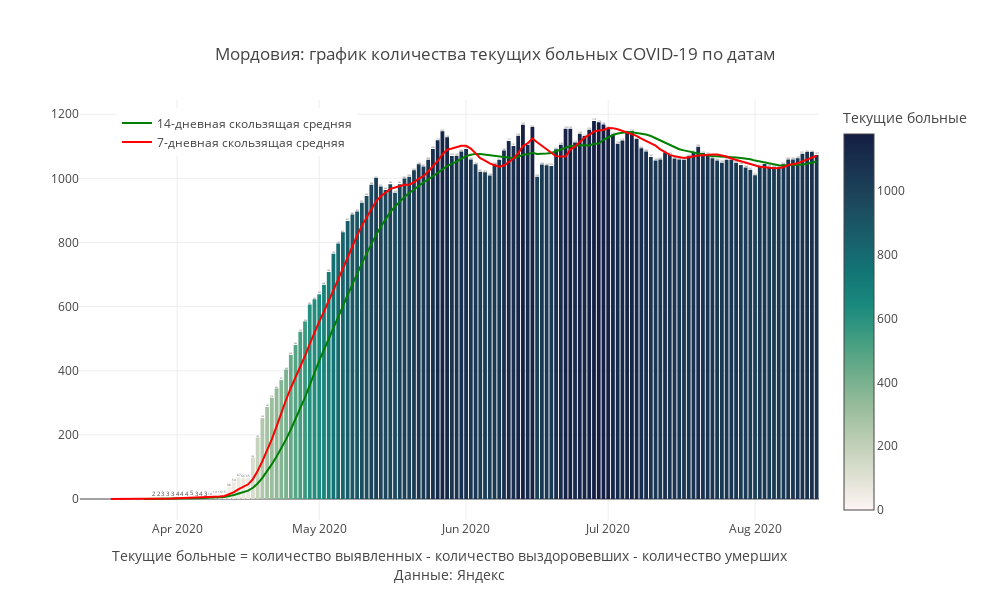

The notebook cell saved with this chart:
### Code cell
mask = X.Region ==my_region
#mask = (X.Date>'2020-05-01')&(X.Region.isin(regions_towatch))

fig = px.bar(X[mask], x='Date', y="Remaining_ill",color ='Remaining_ill',
             title=f'{my_region}: '+'график количества текущих больных COVID-19 по датам',
              color_continuous_scale= 'tempo',text = 'Remaining_ill',
            labels = {'Day_confirmed' : "Новые заболевшие",'Remaining_ill':'Текущие больные'})
fig.add_trace(
    go.Scatter(
        name='14-дневная скользящая средняя',
        x=X[mask].Date,
        y=X[mask]['MA14_remaining_ill'],
        mode="lines",
        
        line=go.scatter.Line(color="green"),
        showlegend=True)
)

fig.add_trace(
    go.Scatter(
        name = '7-дневная скользящая средняя',
        x=X[mask].Date,
        y=X[mask]['MA7_remaining_ill'],
        mode="lines",
        
        line=go.scatter.Line(color="red"),
        showlegend=True)
)
fig.update_layout(
    annotations=[
#         dict(
#             x='2020-04-13',
#             y=10594,
#             xref="x",
#             yref="y",
#             text="Введение<br>пропускной<br>системы в Москве",
#             showarrow=True,
#             arrowhead=2,
#             ax=0,
#             ay=-60),
#         dict(
#             x='2020-06-09',
#             y=85824,
#             xref="x",
#             yref="y",
#             text="Отмена<br>пропускной<br>системы в Москве",
#             showarrow=True,
#             arrowhead=2,
#             ax=0,
#             ay=-60),
        
        dict(x=0.5,y=-0.15,
            showarrow=False,
            text="",
            xref="paper",
            yref="paper")],
                  title_x = 0.5,
                  title_y= 0.9,
                  title_xanchor = "center",
                  title_yanchor = "bottom", 
                  legend_x = 0.05,legend_y = 0.98,
                  width = 990, height = 600,template = 'gridon',
    
    
                  xaxis_title='Текущие больные = количество выявленных - количество выздоровевших - количество умерших'+
                                '<br>Данные: Яндекс',
    yaxis_title = ' '
)


fig.show()

### Figure 1 — Plotly figure (JSON) as saved in the notebook; plotly's stock layout.template omitted (floating-point values rounded to 4 significant figures; data arrays with more than 128 entries replaced by an {"elided": "..."} marker saying what was removed)
{"data": [{"alignmentgroup": "True", "hovertemplate": "Date=%{x}<br>Текущие больные=%{marker.color}<extra></extra>", "legendgroup": "", "marker": {"color": {"elided": "156 int values"}, "coloraxis": "coloraxis"}, "name": "", "offsetgroup": "", "orientation": "v", "showlegend": false, "text": {"elided": "156 int values"}, "textposition": "auto", "type": "bar", "x": {"elided": "156 str values"}, "xaxis": "x", "y": {"elided": "156 int values"}, "yaxis": "y"}, {"line": {"color": "green"}, "mode": "lines", "name": "14-дневная скользящая средняя", "showlegend": true, "type": "scatter", "x": {"elided": "156 str values"}, "y": {"elided": "156 float values"}}, {"line": {"color": "red"}, "mode": "lines", "name": "7-дневная скользящая средняя", "showlegend": true, "type": "scatter", "x": {"elided": "156 str values"}, "y": {"elided": "156 float values"}}], "layout": {"annotations": [{"showarrow": false, "text": "", "x": 0.5, "xref": "paper", "y": -0.15, "yref": "paper"}], "barmode": "relative", "coloraxis": {"colorbar": {"title": {"text": "Текущие больные"}}, "colorscale": [[0, "rgb(254, 245, 244)"], [0.09091, "rgb(222, 224, 210)"], [0.1818, "rgb(189, 206, 181)"], [0.2727, "rgb(153, 189, 156)"], [0.3636, "rgb(110, 173, 138)"], [0.4545, "rgb(65, 157, 129)"], [0.5455, "rgb(25, 137, 125)"], [0.6364, "rgb(18, 116, 117)"], [0.7273, "rgb(25, 94, 106)"], [0.8182, "rgb(28, 72, 93)"], [0.9091, "rgb(25, 51, 80)"], [1, "rgb(20, 29, 67)"]]}, "height": 600, "legend": {"tracegroupgap": 0, "x": 0.05, "y": 0.98}, "title": {"text": "Мордовия: график количества текущих больных COVID-19 по датам", "x": 0.5, "xanchor": "center", "y": 0.9, "yanchor": "bottom"}, "width": 990, "xaxis": {"anchor": "y", "domain": [0, 1], "title": {"text": "Текущие больные = количество выявленных - количество выздоровевших - количество умерших<br>Данные: Яндекс"}}, "yaxis": {"anchor": "x", "domain": [0, 1], "title": {"text": " "}}}}
